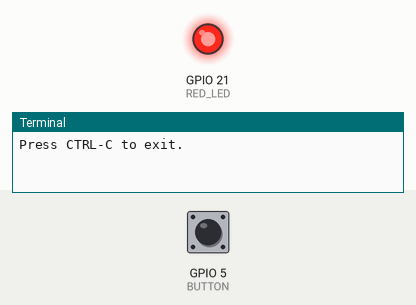
The program below on a simulated Raspberry Pi (BCM pin numbers). Parts: output pins drawn as LEDs (lit = HIGH), the last lines printed to the terminal. Dashed ring = blinking. The test bench sets the inputs (shaded band); at power-on: GPIO 5 (BUTTON) HIGH.

Above: at 0.1 s.
At 1.2 s:
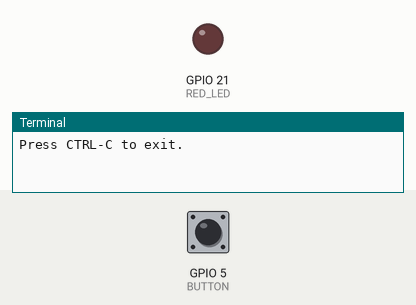
1.3 s: GPIO 5 (BUTTON) pulled LOW for 0.15 s
At 2.4 s:
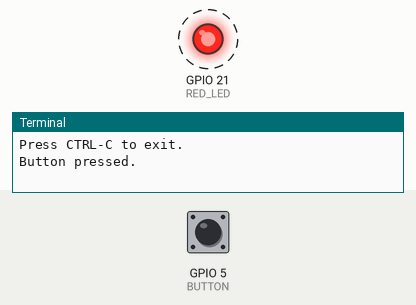
Timing chart, 0 to 10.3 s (numbered marks = the images above; inputs shaded):
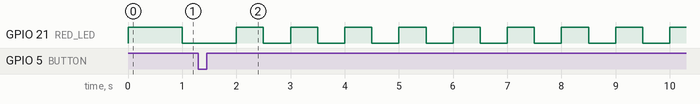

The program:

button_rpigpio_multifunction.py
```python
# (licence header left out)
# Imports
from time import sleep
import RPi.GPIO as GPIO


# Pin Mapping
BUTTON = 5
RED_LED = 21


# Global Variables
quick_blink = False


# Functions
def button_pressed(button):
    global quick_blink
    print("Button pressed.")
    quick_blink = not quick_blink  # toggle blink rate


# Pin Configuration
GPIO.setmode(GPIO.BCM)  # use BCM pin numbering
GPIO.setup(BUTTON, GPIO.IN, pull_up_down=GPIO.PUD_UP)  # enable microcontroller's internal pull-up resistor
GPIO.setup(RED_LED, GPIO.OUT)
GPIO.output(RED_LED, GPIO.LOW)
GPIO.add_event_detect(BUTTON, GPIO.FALLING, callback=button_pressed, bouncetime=10)  # call button_pressed() when button changes state with a debounce time of 10 ms


# Main
print("Press CTRL-C to exit.")
try:
    while True:
        GPIO.output(RED_LED, not GPIO.input(RED_LED))  # toggle LED state
        sleep(0.5) if quick_blink else sleep(1)  # sleep for appropriate time
finally:  # exit cleanly when CTRL-C is pressed
    GPIO.cleanup()  # reset all GPIO resources
```

Measured:
- after the input at 1.3 s, GPIO 21 (RED_LED): alternates HIGH for 0.50 s and LOW for 0.50 s, starting after 1.2 s
